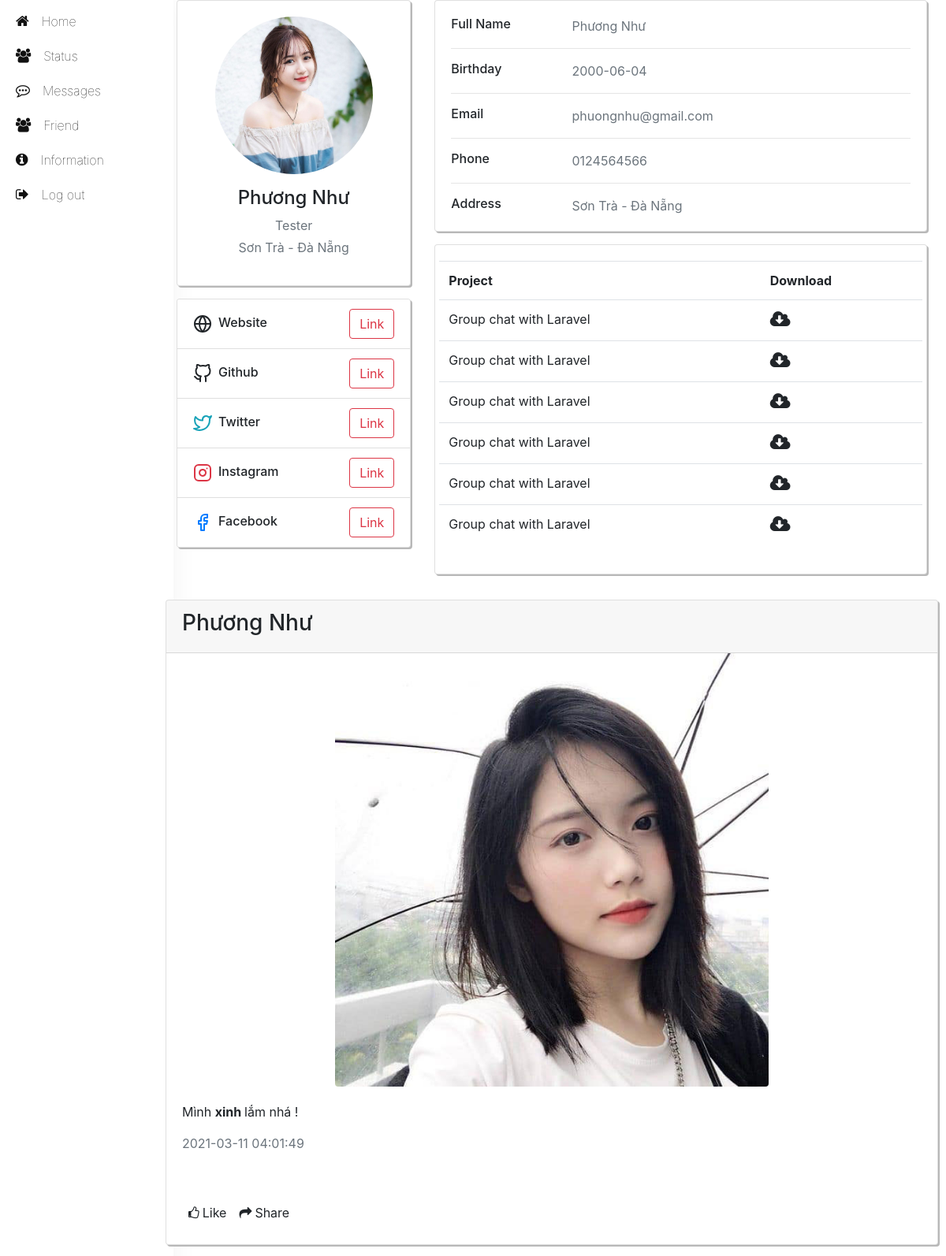
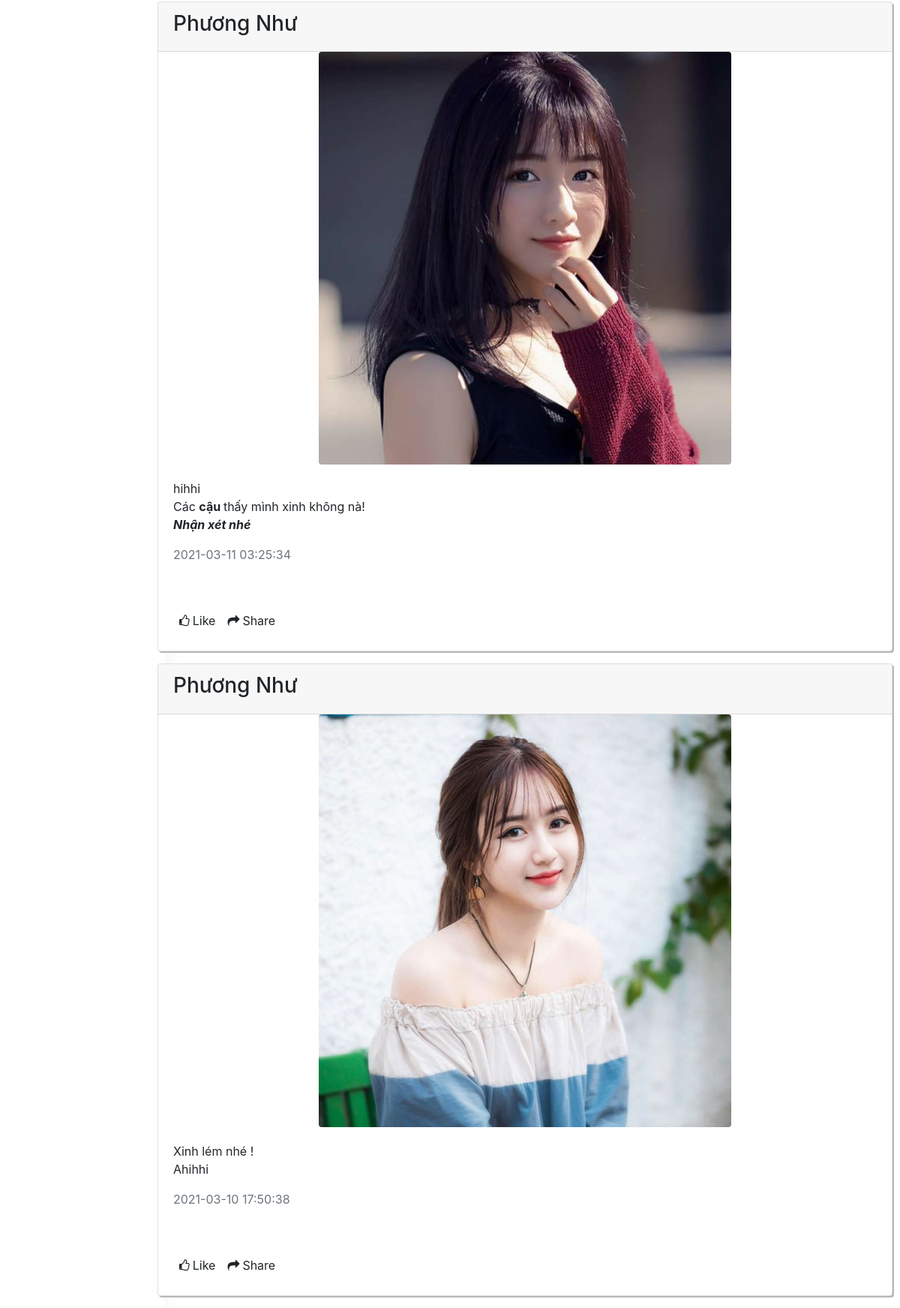
The page /show_information.php?id=15 (signed in) on the database its author committed (2 pictures, top to bottom).
### tables this page shows
CREATE TABLE `user` (
  `id` int(11) NOT NULL,
  `name` varchar(50) NOT NULL,
  `email` varchar(50) NOT NULL,
  `birthday` date NOT NULL,
  `password` varchar(255) NOT NULL,
  `phone` varchar(12) NOT NULL,
  `address` varchar(255) NOT NULL,
  `work` varchar(100) NOT NULL,
  `images` varchar(255) NOT NULL,
  `website` varchar(100) NOT NULL,
  `github` varchar(100) NOT NULL,
  `twitter` varchar(100) NOT NULL,
  `instagram` varchar(100) NOT NULL,
  `facebook` varchar(100) NOT NULL,
  `time` timestamp NOT NULL DEFAULT current_timestamp() ON UPDATE current_timestamp(),
  `user_status` int(1) NOT NULL
);

CREATE TABLE `post` (
  `id` int(11) NOT NULL,
  `id_user` int(11) NOT NULL,
  `content` longtext NOT NULL,
  `images` varchar(255) NOT NULL,
  `time` timestamp NOT NULL DEFAULT current_timestamp() ON UPDATE current_timestamp()
);

### show_information.php (the view, shortened to what this page needs)
<?php
    include './session.php';
    $id1 = $_GET['id'];
    $sql = mysqli_query( $conn ,"select * from user where id = $id1");
    $row = mysqli_fetch_array($sql,MYSQLI_ASSOC);
?>
<!DOCTYPE html>
<html lang="en">
<head>
    <link rel="stylesheet" href="https://cdnjs.cloudflare.com/ajax/libs/twitter-bootstrap/4.6.0/css/bootstrap.min.css">
    <link rel="stylesheet" href="https://cdnjs.cloudflare.com/ajax/libs/font-awesome/5.15.2/css/all.min.css">
    <link rel="stylesheet" href="css/css.css">
    <link rel="stylesheet" href="https://cdnjs.cloudflare.com/ajax/libs/font-awesome/4.7.0/css/font-awesome.min.css">
</head>
<body>
    <div id="main">
        <div class="container-fluid">
            <div class="row">
                <?php include './template/menu.php'; ?>
                <main role="main" class="col-md-9 ml-sm-auto col-lg-10 px-4">
                    <div class="row">
                        <div class="container">
                            <div class="main-body">
                                <div class="row gutters-sm">
                                    <div class="col-md-4 mb-3">
                                        <div class="card">
                                            <div class="card-body">
                                                <div class="d-flex flex-column align-items-center text-center">
                                                    <img src="./images/profile/<?php echo $row['images'] ?>" alt="<?php echo $row['name']  ?>" class="rounded-circle" width="200">
                                                    <div class="mt-3">
                                                        <h4><?php echo $row['name']  ?></h4>
                                                        <p class="text-secondary mb-1"><?php echo $row['work']  ?></p>
                                                        <p class="text-muted font-size-sm"><?php echo $row['address']  ?></p>
                                                    </div>
                                                </div>
                                            </div>
                                        </div>
                                        <div class="card mt-3">
                                            <ul class="list-group list-group-flush">
                                                <li class="list-group-item d-flex justify-content-between align-items-center flex-wrap">
                                                    <h6 class="mb-0">Website</h6>
                                                    <span class="text-secondary"><a href="<?php echo $row['website'] ?>" target="_blank" class="btn btn-outline-danger">Link</a></span>
                                                </li>
                                                <li class="list-group-item d-flex justify-content-between align-items-center flex-wrap">
                                                    <h6 class="mb-0">Github</h6>
                                                    <span class="text-secondary"><a href="<?php echo $row['website']  ?>" target="_blank" class="btn btn-outline-danger">Link</a></span>
                                                </li>
                                                <li class="list-group-item d-flex justify-content-between align-items-center flex-wrap">
                                                    <h6 class="mb-0">Twitter</h6>
                                                    <span class="text-secondary"><a href="<?php echo $row['website']  ?>" target="_blank" class="btn btn-outline-danger">Link</a></span>
                                                </li>
                                                <li class="list-group-item d-flex justify-content-between align-items-center flex-wrap">
                                                    <h6 class="mb-0">Instagram</h6>
                                                    <span class="text-secondary"><a href="<?php echo $row['website']  ?>" target="_blank" class="btn btn-outline-danger">Link</a></span>
                                                </li>
                                                <li class="list-group-item d-flex justify-content-between align-items-center flex-wrap">
                                                    <h6 class="mb-0">Facebook</h6>
                                                    <span class="text-secondary"><a href="<?php echo $row['website']  ?>" target="_blank" class="btn btn-outline-danger">Link</a></span>
                                                </li>
                                            </ul>
                                        </div>
                                    </div>
                                    <div class="col-md-8">
                                        <div class="card mb-3">
                                            <div class="card-body">
                                                <div class="row">
                                                    <div class="col-sm-3">
                                                        <h6 class="mb-0">Full Name</h6>
                                                    </div>
                                                    <div class="col-sm-9 text-secondary">
                                                        <?php echo $row['name']; ?>
                                                    </div>
                                                </div>
                                                <hr>
                                                <div class="row">
                                                    <div class="col-sm-3">
                                                        <h6 class="mb-0">Birthday</h6>
                                                    </div>
                                                    <div class="col-sm-9 text-secondary">
                                                        <?php echo $row['birthday']; ?>
                                                    </div>
                                                </div>
                                                <hr>
                                                <div class="row">
                                                    <div class="col-sm-3">
                                                        <h6 class="mb-0">Email</h6>
                                                    </div>
                                                    <div class="col-sm-9 text-secondary">
                                                        <?php echo $row['email']; ?>
                                                    </div>
                                                </div>
                                                <hr>
                                                <div class="row">
                                                    <div class="col-sm-3">
                                                        <h6 class="mb-0">Phone</h6>
                                                    </div>
                                                    <div class="col-sm-9 text-secondary">
                                                        <?php echo $row['phone']; ?>
                                                    </div>
                                                </div>
                                                <hr>
                                                <div class="row">
                                                    <div class="col-sm-3">
                                                        <h6 class="mb-0">Address</h6>
                                                    </div>
                                                    <div class="col-sm-9 text-secondary">
                                                        <?php echo $row['address']; ?>
                                                    </div>
                                                </div>
                                            </div>
                                        </div>
                                        <div class="card mb-3">
                                            <div class="card-body">
                                                <div class="row">
                                                   <table class="table">
                                                       <tr>
                                                           <th>Project</th>
                                                           <th>Download</th>
                                                       </tr>
                                                       <tr>
                                                           <td>Group chat with Laravel</td>
                                                           <td><i class="fa fa-cloud-download" style="font-size:24px"></i></td>
                                                       </tr>
                                                       <tr>
                                                           <td>Group chat with Laravel</td>
                                                           <td><i class="fa fa-cloud-download" style="font-size:24px"></i></td>
                                                       </tr>
                                                       <tr>
                                                           <td>Group chat with Laravel</td>
                                                           <td><i class="fa fa-cloud-download" style="font-size:24px"></i></td>
                                                       </tr>
                                                       <tr>
                                                           <td>Group chat with Laravel</td>
                                                           <td><i class="fa fa-cloud-download" style="font-size:24px"></i></td>
                                                       </tr>
                                                       <tr>
                                                           <td>Group chat with Laravel</td>
                                                           <td><i class="fa fa-cloud-download" style="font-size:24px"></i></td>
                                                       </tr>
                                                       <tr>
                                                           <td>Group chat with Laravel</td>
                                                           <td><i class="fa fa-cloud-download" style="font-size:24px"></i></td>
                                                       </tr>
                                                   </table>
                                                </div>
                                            </div>
                                        </div>
                                    </div>
                                </div>
                            </div>
                        </div>
                    </div>
                    <div class="row">
                        <div class="col-sm-12 p-2">
                            <?php
                                $sql1 = "select * from post where id_user = $id1  order by time desc";
                                $result = $conn->query($sql1);
                                if ($result->num_rows > 0) {
                                    while($row1 = $result->fetch_assoc()) {
                                        echo "<div class='row p-2'>";
                                            echo "<div class='card mb-6'>";
                                                echo "<div class='card-header'><h3 class='float-left'>".$row['name']."</h3></div>";
                                                echo '<img src="./images/'.$row1["images"].'" alt='.$row["name"].' width="550" class="rounded mx-auto d-block">';
                                                echo "<div class='card-body'>";
                                                    echo "<p class='card-text'>".$row1['content']."</p>";
                                                    echo "<p class='card-text'><p class='text-muted'>".$row1['time']."</p></p>";
                                                echo"</div>";
                                                echo "<div class='card-body'>";
                                                    echo "<div class='bg-white'>";
                                                        echo "<div class='d-flex flex-row fs-12'>";
                                                            echo "<div class='like p-2 cursor'><i class='fa fa-thumbs-o-up'></i><span class='ml-1'>Like</span></div>";
                                                            echo "<div class='like p-2 cursor'><i class='fa fa-share'></i><span class='ml-1'>Share</span></div>";
                                                        echo"</div>";
                                                    echo"</div>";
                                                echo"</div>";
                                            echo"</div>";
                                        echo"</div>";
                                     }
                                }
                            ?>
                        </div>
                    </div>
                </main>
            </div>
        </div>
    </div>
</body>
</html>

### css/css.css (style rules this page uses)
* { margin: 0; padding: 0; }
body { font-family: "Hind Vadodara", -apple-system, BlinkMacSystemFont, Segoe UI, Helvetica Neue, Arial, sans-serif; }
.card { min-width: 100% !important; box-shadow: 2px 2px #b8b8b8 !important; }

### rows shown on the page
user: images (picture), name "Phương Như", work "Tester", address "Sơn Trà - Đà Nẵng", birthday "2000-06-04", email "phuongnhu@gmail.com", phone "0124564566"
post: id_user.name "Phương Như", images (picture), content "Mình xinh lắm nhá !", time "2021-03-11 04:01:49"
post: id_user.name "Phương Như", images (picture), content "hihhi Các cậu thấy mình xinh không nà! Nhận xét nhé", time "2021-03-11 03:25:34"
post: id_user.name "Phương Như", images (picture), content "Xinh lém nhé ! Ahihhi", time "2021-03-10 17:50:38"
